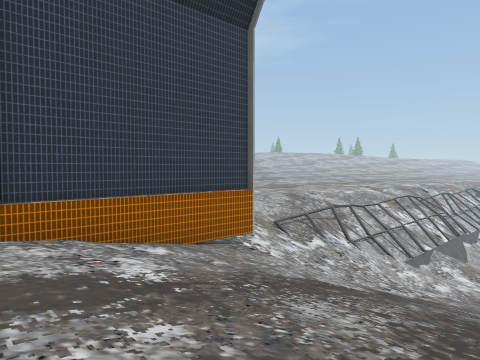
View 1 (above)

14 first-person views from a walk through a Unity game level. The camera is 1.5 m above the floor, tilts 2° down and sees 70° across. The floor is counted in squares, 2 m on a side. Each view is taken from the middle of a square. On the plan, view 1 faces up. The plan holds only what a view shows up to about 11 squares ahead; the rest is blank. The place goes on beyond the plan. Some surface patterns are stand-ins.

View 2
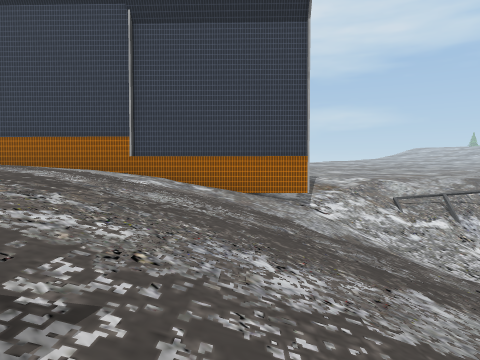

View 3
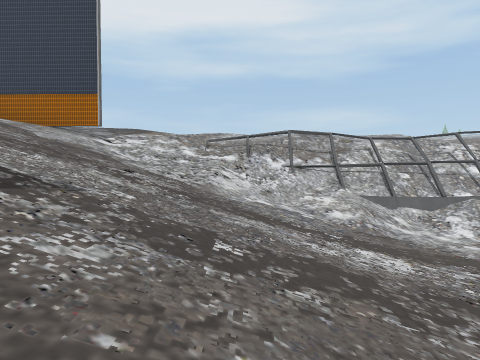

View 4
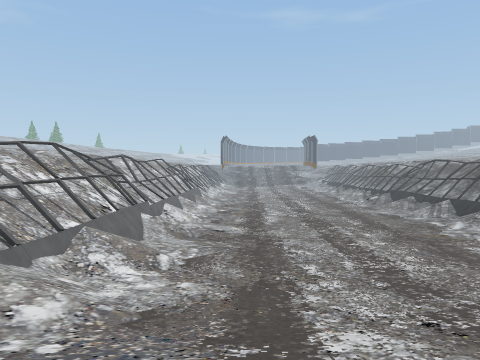

View 5
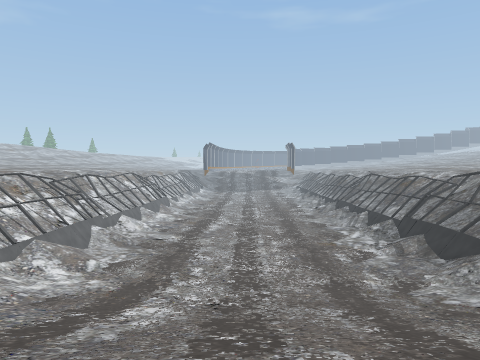

View 6
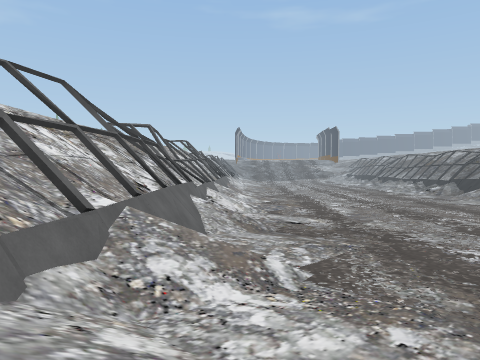

View 7
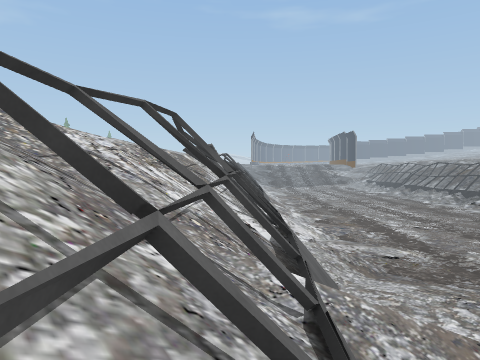

View 8
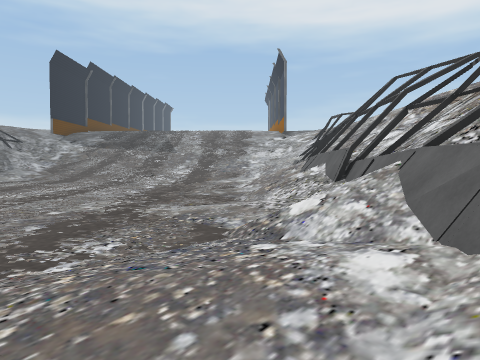

View 9
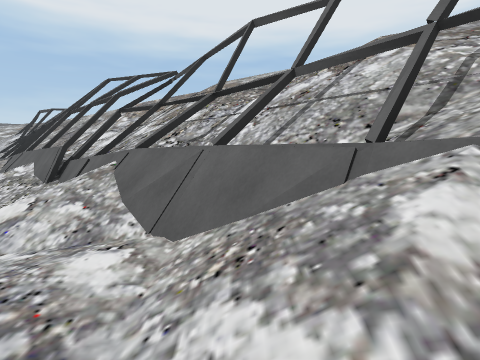

View 10
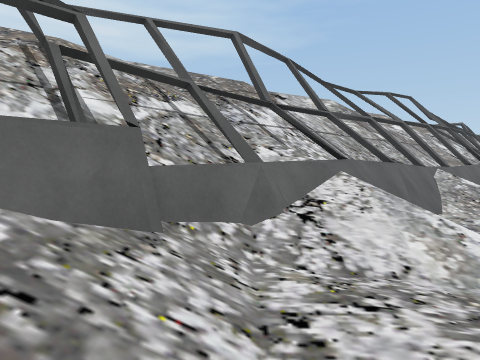

View 11
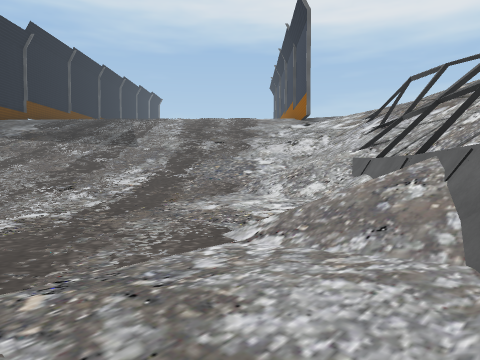

View 12
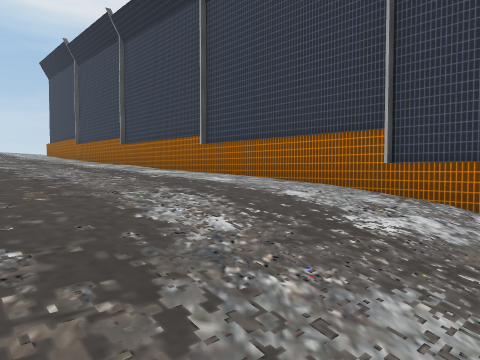

View 13
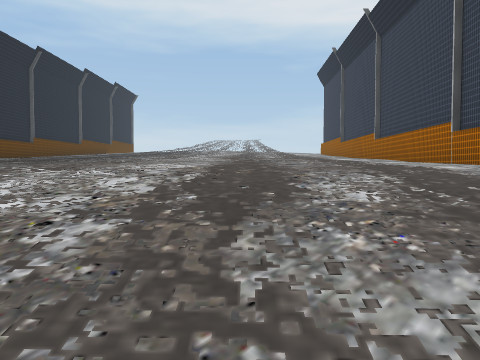

View 14
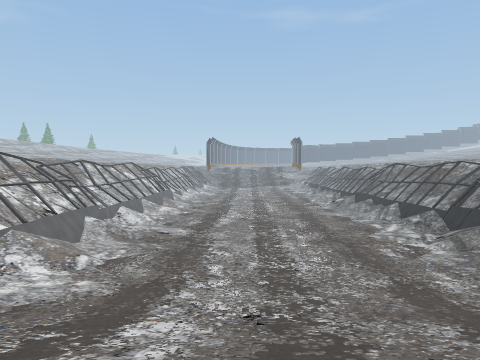

### Floor plan
Key: @ floor where view 1 was taken; # wall or solid block; . main floor; : floor 0.25 m higher than the main floor; - floor 0.25 m lower than the main floor; + floor 7 m higher than the main floor; * floor 7.25 m higher than the main floor; % floor 7.5 m higher than the main floor; / step, stairs or slope; = window, fence, low wall or low ledge; ^ raised ledge.
Columns run from 7 left of view 1 to 17 right of it. Each row starts with its distance up from view 1.
 24                     /////
 23                    ///###
 22                  ////####
 21                  ///##=/
 20                ////#=#=//
 19               ////#=#=//-
 18               ///#^^////-
 17              ////##///---
 16              ///#=////---
 15             /##=##//.----
 14             ###=///...---
 13          /#=##=//::....--
 12         /=#//////::.....-
 11        //=///////:::....
 10       ///////////:::.....
  9       ///////////::::....
  8       ////////////::::...
  7       /#///////////::::./
  6      /##////////////::://
  5     /##//////////////://#
  4    /#=//////////////////=
  3   ##=//////// ///////
  2  ##++////////   //
  1 ##****//////
  0 #%%%***@/////

Where each view was taken, in squares from view 1:
view 1: 0 up, 0 right, facing up
view 2: 0 up, 5 right, facing up-left
view 3: 3 up, 10 right, facing up-left
view 4: 6 up, 5 right, facing up-right
view 5: 2 up, 5 right, facing up-right
view 6: 10 up, 6 right, facing up-right
view 7: 12 up, 5 right, facing up-right
view 8: 20 up, 17 right, facing down-left
view 9: 20 up, 17 right, facing left
view 10: 15 up, 12 right, facing up
view 11: 15 up, 12 right, facing down-left
view 12: 2 up, 2 right, facing left
view 13: 3 up, 2 right, facing down-left
view 14: 4 up, 6 right, facing up-right
